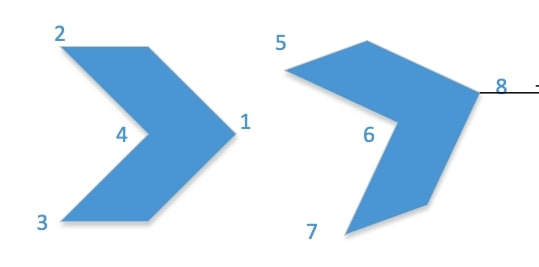
//> input picture Ex2/2/image.jpg, 539 x 267 px
$ ./main   (built with g++ and OpenCV 4)
//> lines starting //> are read from the running program, lines starting //| are printed output that depends on the picture; after the words box and inside, x2 and y2 are one past the last pixel; in counts of white or black regions, pixels touching at a corner belong together
#include <opencv2/opencv.hpp>
#include <iostream>
#include <vector>

using namespace cv;
using namespace std;

Mat binary, final, blend;
int alpha_slider = 75;
const int alpha_slider_max = 100;

void on_trackbar(int, void*) {
    double alpha = static_cast<double>(alpha_slider) / alpha_slider_max;
    double beta = 1.0 - alpha;

    Mat binary_color;
    cvtColor(binary, binary_color, COLOR_GRAY2BGR);

    addWeighted(binary_color, beta, final, alpha, 0.0, blend);

    imshow("Blended Image", blend);
}

int main() {
    Mat src = imread("../image.jpg", IMREAD_GRAYSCALE);
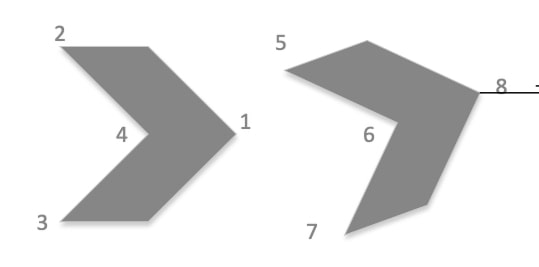
//> src: 267 rows x 539 cols, CV_8UC1; min 2, max 255, mean 227.6

    double threshValue = 180.0;
    threshold(src, binary, threshValue, 255, THRESH_BINARY_INV);
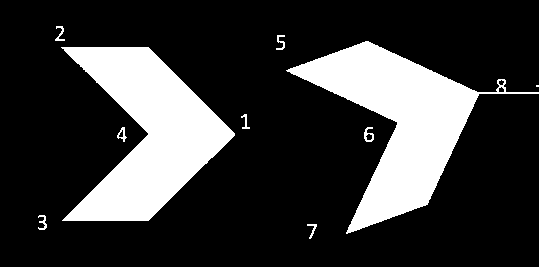
//> binary: 267 rows x 539 cols, CV_8UC1; 21.6% white; 10 white regions (1 under 20 px), largest, box (x1, y1, x2, y2) and area: (286, 41, 539, 234) 15470, (61, 47, 235, 221) 15183, (364, 127, 374, 142) 78

    Mat kernel = (Mat_<signed char>(9, 9) <<
        -1,  1,  1,  1,  1,  1,  1,  1,  1,
        -1, -1,  1,  1,  1,  1,  1,  1,  1,
        -1, -1, -1,  1,  1,  1,  1,  1,  1,
        -1, -1, -1, -1,  1,  1,  1,  1,  1,
        -1, -1, -1, -1, -1,  1,  1,  1,  1,
        -1, -1, -1, -1, -1,  1,  1,  1,  1,
        -1, -1, -1, -1,  1,  1,  1,  1,  1,
        -1, -1, -1,  1,  1,  1,  1,  1,  1,
        -1, -1,  1,  1,  1,  1,  1,  1,  1
    );

    Mat hitMiss;
    morphologyEx(binary, hitMiss, MORPH_HITMISS, kernel);
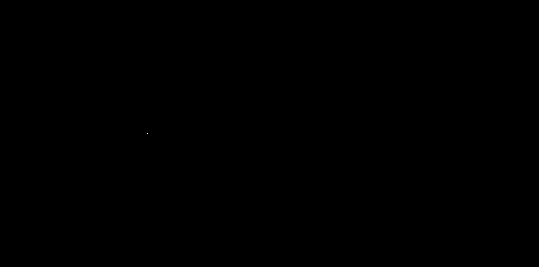
//> hitMiss: 267 rows x 539 cols, CV_8UC1; 0% white in thin lines or dots, all inside (x1, y1, x2, y2) = (147, 133, 148, 134)

    hitMiss *= 255;
    cvtColor(hitMiss, final, COLOR_GRAY2BGR);

    vector<Point> detectedPoints;
    for (int y = 0; y < hitMiss.rows; y++) {
        for (int x = 0; x < hitMiss.cols; x++) {
            if (hitMiss.at<uchar>(y, x) == 255) {
                detectedPoints.emplace_back(Point(x, y));
                circle(final, Point(x, y), 5, Scalar(0, 255, 0), 1);
                string coord = "(" + to_string(x) + "," + to_string(y) + ")";
                putText(final, coord, Point(x + 5, y - 5), FONT_HERSHEY_SIMPLEX, 0.75, Scalar(0, 255, 0), 1);
            }
        }
    }
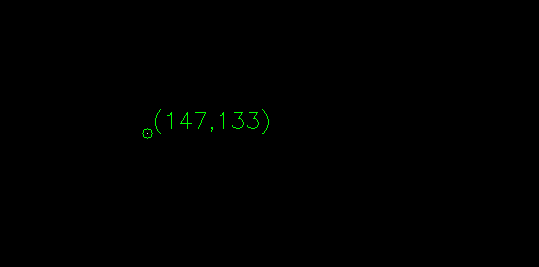
//> final: 267 rows x 539 cols, CV_8UC3; mean B, G, R 0, 0.5, 0
//> after the loop, detectedPoints = 1 Point (x, y): [147, 133]

    cv::imwrite("output_image_threshold.jpg", binary);

    namedWindow("Blended Image", WINDOW_AUTOSIZE);
    createTrackbar("Alpha", "Blended Image", &alpha_slider, alpha_slider_max, on_trackbar);

    on_trackbar(alpha_slider, 0);
//> in on_trackbar, `addWeighted(binary_color, beta, final, alpha, 0.0, blend);`:
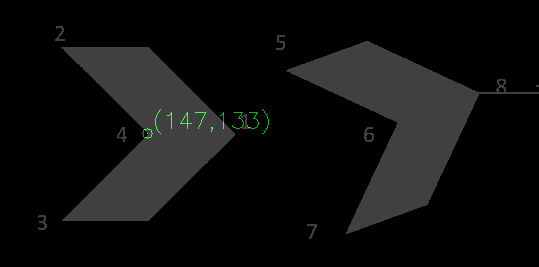
//> blend: 267 rows x 539 cols, CV_8UC3; mean B, G, R 13.8, 14.2, 13.8

    waitKey(0);

    return 0;
}


// [27 lines of commented-out code are left out]
